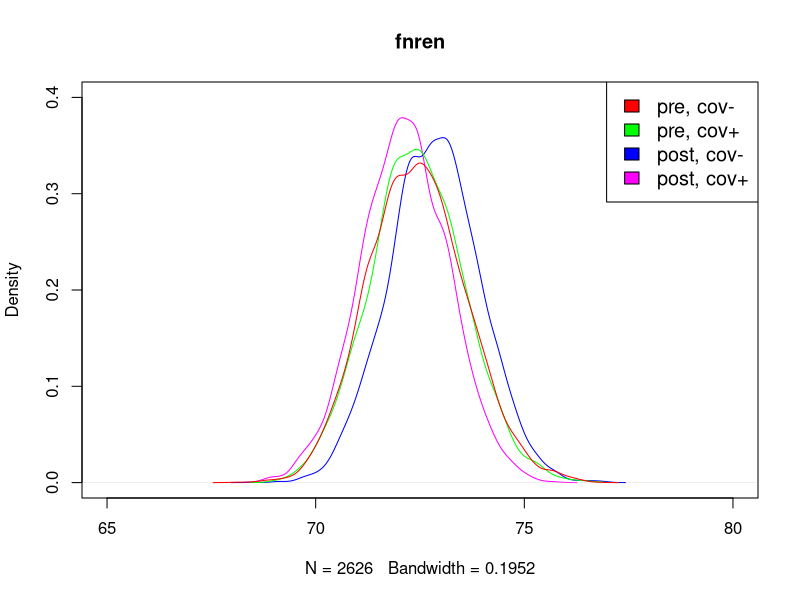
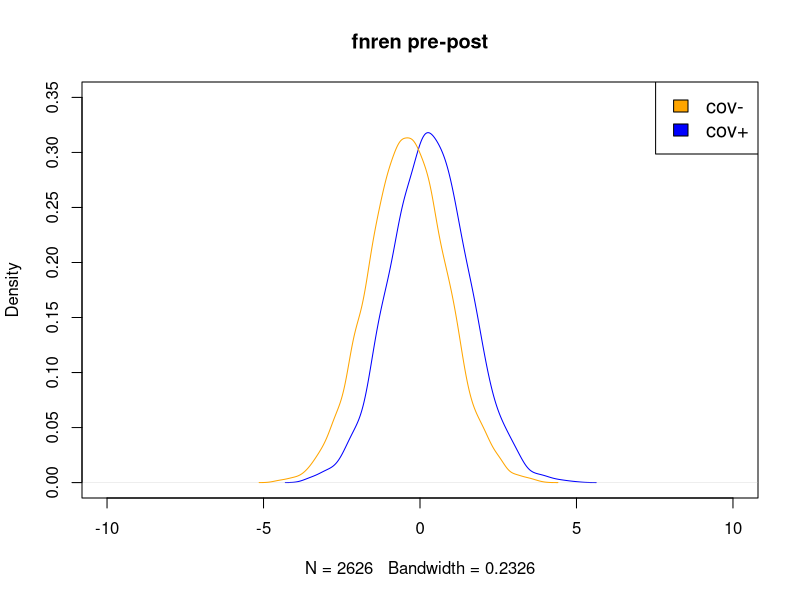

Write the R code that produced these figures, in order.
#------------------------------------------------------------------------------
# Data generation
#------------------------------------------------------------------------------

#timeVect <- c(shape, scale, cens)
#ageVect <- c(interc, coef, shape1, shape2)
#comorbidVect <- c(intercLog, coefLog)
#severVect <- c(intercLog, coefAge, coefCov, coefComorbid)
#fnrenInVect <- c(interc, coefAge, coefComorbid)
#fnrenVect <- c(coefAge, coefCov, coefComorbid, coefSever)
#------------------------------------------------------------------------------

gendat <- function(N, timeVect, ageVect, comorbidVect, severVect,
                   fnrenInVect, fnrenVect)
{
  t <- rgamma(N, timeVect[1], timeVect[2])
  cov <- as.numeric(t <= timeVect[3])
  
  age <- ageVect[1] + ageVect[2]*rbeta(N, ageVect[3], ageVect[4])
  comorbid <- rbinom(N, 1, plogis(comorbidVect[1] + comorbidVect[2]*age))
  sever <- ifelse(cov==0, 0, rbinom(N, 1, plogis(severVect[1]
                                                    + severVect[2]*age
                                                    + severVect[3]*comorbid)))
  fnrenIn <- rnorm(N, mean=fnrenInVect[1]
                   + fnrenInVect[2]*age 
                   + fnrenInVect[3]*comorbid)
  fnren <- rnorm(N, mean=fnrenVect[1]
                 + fnrenVect[2]*fnrenIn
                 + fnrenVect[3]*age
                 + fnrenVect[4]*cov
                 + fnrenVect[5]*comorbid
                 + fnrenVect[6]*sever)
  
  return(data.frame(fnren=fnren,
                    fnrenIn=fnrenIn,
                    cov=cov,
                    age=age,
                    comorbid=comorbid,
                    sever=sever,
                    change=fnren-fnrenIn))
}

#------------------------------------------------------------------------------
# Analysis
#------------------------------------------------------------------------------

descriptive <- function(dat)
{
  plot(density(dat$fnren[dat$cov==1]), col="magenta", 
       ylim=c(0, 0.4),
       xlim=c(65, 80),
       main="fnren")
  lines(density(dat$fnren[dat$cov==0]), col="blue")
  lines(density(dat$fnrenIn[dat$cov==1]), col="green")
  lines(density(dat$fnrenIn[dat$cov==0]), col="red")
  legend(x="topright", cex=1.2,
         legend=c("pre, cov-", "pre, cov+", "post, cov-", "post, cov+"),
         fill=c("red", "green", "blue", "magenta"))
  
  plot(density((dat$fnrenIn-dat$fnren)[dat$cov==1]), col="blue",
       ylim=c(0, 0.35),
       xlim=c(-10, 10),
       main="fnren pre-post")
  lines(density((dat$fnrenIn-dat$fnren)[dat$cov==0]), col="orange")
  legend(x="topright", cex=1.2,
         legend=c("cov-", "cov+"),
         fill=c("orange", "blue"))
}

#------------------------------------------------------------------------------

set.seed(9898)
dat <- gendat(N=10^4, timeVect=c(2, 0.005, 200), 
              ageVect=c(-7.5, 92, 23.31, 3.33),
              comorbidVect=c(-5.3, 0.1), 
              severVect=c(-3.2, 0.1, 0.13),
              fnrenInVect=c(80, -0.1, -0.3), 
              fnrenVect=c(52, 0.3, -0.01, -0.4, -0.2, -0.3))
descriptive(dat)

